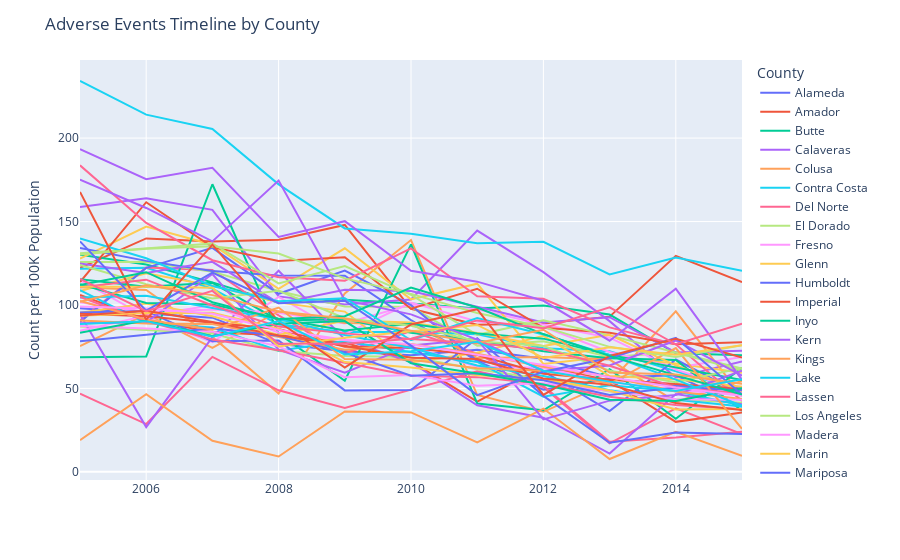

Notebook code for this chart:
### Code cell
main_data_time = main_data.groupby(['Year', 'County'])[['ObsRate']] \
          .sum() \
          .reset_index() \
          .sort_values(['County', 'Year'])

# Plotting.

fig = px.line(main_data_time, x='Year', y='ObsRate', color='County')

# Layout adjustments.

fig.update_layout(title='Adverse Events Timeline by County', xaxis_title='', 
                  yaxis_title = 'Count per 100K Population')

fig.for_each_trace(lambda t: t.update(name=t.name.replace("County=", "")))

fig.show()

### Figure 1 — Plotly figure (JSON) as saved in the notebook; plotly's stock layout.template omitted (floating-point values rounded to 4 significant figures)
{"data": [{"hovertemplate": "County=Alameda<br>Year=%{x}<br>ObsRate=%{y}<extra></extra>", "legendgroup": "Alameda", "line": {"color": "#636efa", "dash": "solid"}, "marker": {"symbol": "circle"}, "mode": "lines", "name": "Alameda", "orientation": "v", "showlegend": true, "type": "scatter", "x": [2005, 2006, 2007, 2008, 2009, 2010, 2011, 2012, 2013, 2014, 2015], "xaxis": "x", "y": [97.99, 94.95, 92.4, 76.73, 72.2, 69.92, 73.22, 67.72, 56.61, 57.89, 38.98], "yaxis": "y"}, {"hovertemplate": "County=Amador<br>Year=%{x}<br>ObsRate=%{y}<extra></extra>", "legendgroup": "Amador", "line": {"color": "#EF553B", "dash": "solid"}, "marker": {"symbol": "circle"}, "mode": "lines", "name": "Amador", "orientation": "v", "showlegend": true, "type": "scatter", "x": [2005, 2006, 2007, 2008, 2009, 2010, 2011, 2012, 2013, 2014, 2015], "xaxis": "x", "y": [122.2, 139.9, 138.0, 139.2, 147.9, 97.73, 88.17, 88.92, 93.02, 129.4, 113.7], "yaxis": "y"}, {"hovertemplate": "County=Butte<br>Year=%{x}<br>ObsRate=%{y}<extra></extra>", "legendgroup": "Butte", "line": {"color": "#00cc96", "dash": "solid"}, "marker": {"symbol": "circle"}, "mode": "lines", "name": "Butte", "orientation": "v", "showlegend": true, "type": "scatter", "x": [2005, 2006, 2007, 2008, 2009, 2010, 2011, 2012, 2013, 2014, 2015], "xaxis": "x", "y": [130.1, 124.3, 113.5, 101.3, 103.1, 100.8, 97.9, 99.67, 94.26, 71.04, 69.81], "yaxis": "y"}, {"hovertemplate": "County=Calaveras<br>Year=%{x}<br>ObsRate=%{y}<extra></extra>", "legendgroup": "Calaveras", "line": {"color": "#ab63fa", "dash": "solid"}, "marker": {"symbol": "circle"}, "mode": "lines", "name": "Calaveras", "orientation": "v", "showlegend": true, "type": "scatter", "x": [2005, 2006, 2007, 2008, 2009, 2010, 2011, 2012, 2013, 2014, 2015], "xaxis": "x", "y": [158.7, 163.9, 157.0, 105.2, 100.3, 103.3, 144.6, 119.7, 90.31, 56.56, 66.21], "yaxis": "y"}, {"hovertemplate": "County=Colusa<br>Year=%{x}<br>ObsRate=%{y}<extra></extra>", "legendgroup": "Colusa", "line": {"color": "#FFA15A", "dash": "solid"}, "marker": {"symbol": "circle"}, "mode": "lines", "name": "Colusa", "orientation": "v", "showlegend": true, "type": "scatter", "x": [2005, 2006, 2007, 2008, 2009, 2010, 2011, 2012, 2013, 2014, 2015], "xaxis": "x", "y": [110.7, 109.0, 80.88, 47.01, 107.0, 138.9, 46.04, 35.98, 53.65, 96.16, 45.25], "yaxis": "y"}, {"hovertemplate": "County=Contra Costa<br>Year=%{x}<br>ObsRate=%{y}<extra></extra>", "legendgroup": "Contra Costa", "line": {"color": "#19d3f3", "dash": "solid"}, "marker": {"symbol": "circle"}, "mode": "lines", "name": "Contra Costa", "orientation": "v", "showlegend": true, "type": "scatter", "x": [2005, 2006, 2007, 2008, 2009, 2010, 2011, 2012, 2013, 2014, 2015], "xaxis": "x", "y": [121.8, 122.2, 109.8, 88.32, 83.86, 83.88, 82.42, 74.12, 72.33, 60.32, 48.85], "yaxis": "y"}, {"hovertemplate": "County=Del Norte<br>Year=%{x}<br>ObsRate=%{y}<extra></extra>", "legendgroup": "Del Norte", "line": {"color": "#FF6692", "dash": "solid"}, "marker": {"symbol": "circle"}, "mode": "lines", "name": "Del Norte", "orientation": "v", "showlegend": true, "type": "scatter", "x": [2005, 2006, 2007, 2008, 2009, 2010, 2011, 2012, 2013, 2014, 2015], "xaxis": "x", "y": [90.63, 122.4, 121.0, 93.75, 71.04, 84.41, 70.77, 50.66, 17.08, 38.04, 22.66], "yaxis": "y"}, {"hovertemplate": "County=El Dorado<br>Year=%{x}<br>ObsRate=%{y}<extra></extra>", "legendgroup": "El Dorado", "line": {"color": "#B6E880", "dash": "solid"}, "marker": {"symbol": "circle"}, "mode": "lines", "name": "El Dorado", "orientation": "v", "showlegend": true, "type": "scatter", "x": [2005, 2006, 2007, 2008, 2009, 2010, 2011, 2012, 2013, 2014, 2015], "xaxis": "x", "y": [125.8, 125.7, 120.0, 108.3, 99.05, 98.88, 75.63, 78.29, 68.89, 71.61, 61.93], "yaxis": "y"}, {"hovertemplate": "County=Fresno<br>Year=%{x}<br>ObsRate=%{y}<extra></extra>", "legendgroup": "Fresno", "line": {"color": "#FF97FF", "dash": "solid"}, "marker": {"symbol": "circle"}, "mode": "lines", "name": "Fresno", "orientation": "v", "showlegend": true, "type": "scatter", "x": [2005, 2006, 2007, 2008, 2009, 2010, 2011, 2012, 2013, 2014, 2015], "xaxis": "x", "y": [101.6, 95.62, 97.22, 95.34, 88.92, 100.3, 97.47, 88.24, 80.4, 61.22, 48.64], "yaxis": "y"}, {"hovertemplate": "County=Glenn<br>Year=%{x}<br>ObsRate=%{y}<extra></extra>", "legendgroup": "Glenn", "line": {"color": "#FECB52", "dash": "solid"}, "marker": {"symbol": "circle"}, "mode": "lines", "name": "Glenn", "orientation": "v", "showlegend": true, "type": "scatter", "x": [2005, 2006, 2007, 2008, 2009, 2010, 2011, 2012, 2013, 2014, 2015], "xaxis": "x", "y": [127.9, 147, 136.1, 109.6, 134.0, 103.4, 112.8, 64.68, 69.12, 64.89, 59.36], "yaxis": "y"}, {"hovertemplate": "County=Humboldt<br>Year=%{x}<br>ObsRate=%{y}<extra></extra>", "legendgroup": "Humboldt", "line": {"color": "#636efa", "dash": "solid"}, "marker": {"symbol": "circle"}, "mode": "lines", "name": "Humboldt", "orientation": "v", "showlegend": true, "type": "scatter", "x": [2005, 2006, 2007, 2008, 2009, 2010, 2011, 2012, 2013, 2014, 2015], "xaxis": "x", "y": [134.2, 126.4, 120.4, 117.6, 117.6, 90.9, 66.35, 49.24, 55.81, 51.55, 50.55], "yaxis": "y"}, {"hovertemplate": "County=Imperial<br>Year=%{x}<br>ObsRate=%{y}<extra></extra>", "legendgroup": "Imperial", "line": {"color": "#EF553B", "dash": "solid"}, "marker": {"symbol": "circle"}, "mode": "lines", "name": "Imperial", "orientation": "v", "showlegend": true, "type": "scatter", "x": [2005, 2006, 2007, 2008, 2009, 2010, 2011, 2012, 2013, 2014, 2015], "xaxis": "x", "y": [106.0, 91.24, 83.66, 81.81, 77.32, 66.1, 42.06, 62.92, 54.8, 29.97, 35.59], "yaxis": "y"}, {"hovertemplate": "County=Inyo<br>Year=%{x}<br>ObsRate=%{y}<extra></extra>", "legendgroup": "Inyo", "line": {"color": "#00cc96", "dash": "solid"}, "marker": {"symbol": "circle"}, "mode": "lines", "name": "Inyo", "orientation": "v", "showlegend": true, "type": "scatter", "x": [2005, 2006, 2007, 2008, 2009, 2010, 2011, 2012, 2013, 2014, 2015], "xaxis": "x", "y": [68.73, 69.18, 172.3, 82.84, 54.6, 136.3, 40.98, 36.86, 61.53, 31.78, 62.43], "yaxis": "y"}, {"hovertemplate": "County=Kern<br>Year=%{x}<br>ObsRate=%{y}<extra></extra>", "legendgroup": "Kern", "line": {"color": "#ab63fa", "dash": "solid"}, "marker": {"symbol": "circle"}, "mode": "lines", "name": "Kern", "orientation": "v", "showlegend": true, "type": "scatter", "x": [2005, 2006, 2007, 2008, 2009, 2010, 2011, 2012, 2013, 2014, 2015], "xaxis": "x", "y": [124.8, 119.1, 125.9, 101.1, 109.2, 108.4, 98.89, 89.52, 92.65, 71.53, 72.53], "yaxis": "y"}, {"hovertemplate": "County=Kings<br>Year=%{x}<br>ObsRate=%{y}<extra></extra>", "legendgroup": "Kings", "line": {"color": "#FFA15A", "dash": "solid"}, "marker": {"symbol": "circle"}, "mode": "lines", "name": "Kings", "orientation": "v", "showlegend": true, "type": "scatter", "x": [2005, 2006, 2007, 2008, 2009, 2010, 2011, 2012, 2013, 2014, 2015], "xaxis": "x", "y": [75.42, 94.48, 74.34, 96.27, 89.16, 88.66, 68.28, 68.84, 67.26, 41.97, 54.44], "yaxis": "y"}, {"hovertemplate": "County=Lake<br>Year=%{x}<br>ObsRate=%{y}<extra></extra>", "legendgroup": "Lake", "line": {"color": "#19d3f3", "dash": "solid"}, "marker": {"symbol": "circle"}, "mode": "lines", "name": "Lake", "orientation": "v", "showlegend": true, "type": "scatter", "x": [2005, 2006, 2007, 2008, 2009, 2010, 2011, 2012, 2013, 2014, 2015], "xaxis": "x", "y": [234.2, 214.1, 205.5, 172.3, 145.9, 142.7, 137.0, 137.8, 118.3, 128.4, 120.5], "yaxis": "y"}, {"hovertemplate": "County=Lassen<br>Year=%{x}<br>ObsRate=%{y}<extra></extra>", "legendgroup": "Lassen", "line": {"color": "#FF6692", "dash": "solid"}, "marker": {"symbol": "circle"}, "mode": "lines", "name": "Lassen", "orientation": "v", "showlegend": true, "type": "scatter", "x": [2005, 2006, 2007, 2008, 2009, 2010, 2011, 2012, 2013, 2014, 2015], "xaxis": "x", "y": [46.89, 28.65, 68.89, 48.86, 38.32, 49.14, 60.32, 51.47, 18, 20.52, 24.1], "yaxis": "y"}, {"hovertemplate": "County=Los Angeles<br>Year=%{x}<br>ObsRate=%{y}<extra></extra>", "legendgroup": "Los Angeles", "line": {"color": "#B6E880", "dash": "solid"}, "marker": {"symbol": "circle"}, "mode": "lines", "name": "Los Angeles", "orientation": "v", "showlegend": true, "type": "scatter", "x": [2005, 2006, 2007, 2008, 2009, 2010, 2011, 2012, 2013, 2014, 2015], "xaxis": "x", "y": [87.12, 84.94, 82.89, 72.43, 69.46, 68.78, 61.52, 55.43, 48.2, 43.54, 41.47], "yaxis": "y"}, {"hovertemplate": "County=Madera<br>Year=%{x}<br>ObsRate=%{y}<extra></extra>", "legendgroup": "Madera", "line": {"color": "#FF97FF", "dash": "solid"}, "marker": {"symbol": "circle"}, "mode": "lines", "name": "Madera", "orientation": "v", "showlegend": true, "type": "scatter", "x": [2005, 2006, 2007, 2008, 2009, 2010, 2011, 2012, 2013, 2014, 2015], "xaxis": "x", "y": [114.9, 92.82, 77.71, 104.8, 82.5, 101.5, 90.08, 86.96, 71.79, 62.38, 68.79], "yaxis": "y"}, {"hovertemplate": "County=Marin<br>Year=%{x}<br>ObsRate=%{y}<extra></extra>", "legendgroup": "Marin", "line": {"color": "#FECB52", "dash": "solid"}, "marker": {"symbol": "circle"}, "mode": "lines", "name": "Marin", "orientation": "v", "showlegend": true, "type": "scatter", "x": [2005, 2006, 2007, 2008, 2009, 2010, 2011, 2012, 2013, 2014, 2015], "xaxis": "x", "y": [108.3, 119, 111.6, 101.6, 96.04, 65.49, 71.37, 81.48, 57.38, 55.55, 51.01], "yaxis": "y"}, {"hovertemplate": "County=Mariposa<br>Year=%{x}<br>ObsRate=%{y}<extra></extra>", "legendgroup": "Mariposa", "line": {"color": "#636efa", "dash": "solid"}, "marker": {"symbol": "circle"}, "mode": "lines", "name": "Mariposa", "orientation": "v", "showlegend": true, "type": "scatter", "x": [2005, 2006, 2007, 2008, 2009, 2010, 2011, 2012, 2013, 2014, 2015], "xaxis": "x", "y": [89.86, 122.2, 134.2, 106.7, 120.6, 99.89, 66.52, 60.38, 36.38, 67.33, 46.48], "yaxis": "y"}, {"hovertemplate": "County=Mendocino<br>Year=%{x}<br>ObsRate=%{y}<extra></extra>", "legendgroup": "Mendocino", "line": {"color": "#EF553B", "dash": "solid"}, "marker": {"symbol": "circle"}, "mode": "lines", "name": "Mendocino", "orientation": "v", "showlegend": true, "type": "scatter", "x": [2005, 2006, 2007, 2008, 2009, 2010, 2011, 2012, 2013, 2014, 2015], "xaxis": "x", "y": [113.7, 161.6, 134.7, 126.4, 128.6, 97.78, 109.8, 86.33, 83.35, 76.44, 77.64], "yaxis": "y"}, {"hovertemplate": "County=Merced<br>Year=%{x}<br>ObsRate=%{y}<extra></extra>", "legendgroup": "Merced", "line": {"color": "#00cc96", "dash": "solid"}, "marker": {"symbol": "circle"}, "mode": "lines", "name": "Merced", "orientation": "v", "showlegend": true, "type": "scatter", "x": [2005, 2006, 2007, 2008, 2009, 2010, 2011, 2012, 2013, 2014, 2015], "xaxis": "x", "y": [115.5, 110.9, 113.3, 90.73, 91.38, 83.32, 78.88, 72.31, 68.15, 67.07, 36.65], "yaxis": "y"}, {"hovertemplate": "County=Modoc<br>Year=%{x}<br>ObsRate=%{y}<extra></extra>", "legendgroup": "Modoc", "line": {"color": "#ab63fa", "dash": "solid"}, "marker": {"symbol": "circle"}, "mode": "lines", "name": "Modoc", "orientation": "v", "showlegend": true, "type": "scatter", "x": [2005, 2006, 2007, 2008, 2009, 2010, 2011, 2012, 2013, 2014, 2015], "xaxis": "x", "y": [94.5, 26.8, 80.76, 120.5, 79.32, 65.8, 39.91, 32.43, 10.94, 46.68, 40.45], "yaxis": "y"}, {"hovertemplate": "County=Mono<br>Year=%{x}<br>ObsRate=%{y}<extra></extra>", "legendgroup": "Mono", "line": {"color": "#FFA15A", "dash": "solid"}, "marker": {"symbol": "circle"}, "mode": "lines", "name": "Mono", "orientation": "v", "showlegend": true, "type": "scatter", "x": [2005, 2006, 2007, 2008, 2009, 2010, 2011, 2012, 2013, 2014, 2015], "xaxis": "x", "y": [19.02, 46.52, 18.66, 9.18, 36.18, 35.64, 17.7, 37.92, 7.7, 24, 9.57], "yaxis": "y"}, {"hovertemplate": "County=Monterey<br>Year=%{x}<br>ObsRate=%{y}<extra></extra>", "legendgroup": "Monterey", "line": {"color": "#19d3f3", "dash": "solid"}, "marker": {"symbol": "circle"}, "mode": "lines", "name": "Monterey", "orientation": "v", "showlegend": true, "type": "scatter", "x": [2005, 2006, 2007, 2008, 2009, 2010, 2011, 2012, 2013, 2014, 2015], "xaxis": "x", "y": [109.0, 89.14, 86.48, 72.6, 78.46, 71.64, 65.89, 45.03, 51.92, 48.37, 39.69], "yaxis": "y"}, {"hovertemplate": "County=Napa<br>Year=%{x}<br>ObsRate=%{y}<extra></extra>", "legendgroup": "Napa", "line": {"color": "#FF6692", "dash": "solid"}, "marker": {"symbol": "circle"}, "mode": "lines", "name": "Napa", "orientation": "v", "showlegend": true, "type": "scatter", "x": [2005, 2006, 2007, 2008, 2009, 2010, 2011, 2012, 2013, 2014, 2015], "xaxis": "x", "y": [183.7, 149.2, 126.8, 116.6, 114.5, 133.9, 105.2, 103.7, 86.57, 76.42, 42.49], "yaxis": "y"}, {"hovertemplate": "County=Nevada<br>Year=%{x}<br>ObsRate=%{y}<extra></extra>", "legendgroup": "Nevada", "line": {"color": "#B6E880", "dash": "solid"}, "marker": {"symbol": "circle"}, "mode": "lines", "name": "Nevada", "orientation": "v", "showlegend": true, "type": "scatter", "x": [2005, 2006, 2007, 2008, 2009, 2010, 2011, 2012, 2013, 2014, 2015], "xaxis": "x", "y": [131.0, 133.8, 136.9, 112.9, 123.3, 106.1, 82.1, 90.87, 81.79, 71.5, 60.54], "yaxis": "y"}, {"hovertemplate": "County=Orange<br>Year=%{x}<br>ObsRate=%{y}<extra></extra>", "legendgroup": "Orange", "line": {"color": "#FF97FF", "dash": "solid"}, "marker": {"symbol": "circle"}, "mode": "lines", "name": "Orange", "orientation": "v", "showlegend": true, "type": "scatter", "x": [2005, 2006, 2007, 2008, 2009, 2010, 2011, 2012, 2013, 2014, 2015], "xaxis": "x", "y": [84.56, 93.63, 99.82, 83.4, 78.83, 75.07, 62.99, 62.32, 53.9, 49.22, 45.71], "yaxis": "y"}, {"hovertemplate": "County=Placer<br>Year=%{x}<br>ObsRate=%{y}<extra></extra>", "legendgroup": "Placer", "line": {"color": "#FECB52", "dash": "solid"}, "marker": {"symbol": "circle"}, "mode": "lines", "name": "Placer", "orientation": "v", "showlegend": true, "type": "scatter", "x": [2005, 2006, 2007, 2008, 2009, 2010, 2011, 2012, 2013, 2014, 2015], "xaxis": "x", "y": [95.31, 100.9, 93.25, 82.04, 90.69, 89.55, 83.27, 75.4, 82.14, 63.85, 48.22], "yaxis": "y"}, {"hovertemplate": "County=Plumas<br>Year=%{x}<br>ObsRate=%{y}<extra></extra>", "legendgroup": "Plumas", "line": {"color": "#636efa", "dash": "solid"}, "marker": {"symbol": "circle"}, "mode": "lines", "name": "Plumas", "orientation": "v", "showlegend": true, "type": "scatter", "x": [2005, 2006, 2007, 2008, 2009, 2010, 2011, 2012, 2013, 2014, 2015], "xaxis": "x", "y": [95.46, 96.44, 78.31, 78.68, 48.82, 49.04, 80.05, 45.55, 17.4, 23.56, 22.68], "yaxis": "y"}, {"hovertemplate": "County=Riverside<br>Year=%{x}<br>ObsRate=%{y}<extra></extra>", "legendgroup": "Riverside", "line": {"color": "#EF553B", "dash": "solid"}, "marker": {"symbol": "circle"}, "mode": "lines", "name": "Riverside", "orientation": "v", "showlegend": true, "type": "scatter", "x": [2005, 2006, 2007, 2008, 2009, 2010, 2011, 2012, 2013, 2014, 2015], "xaxis": "x", "y": [94.69, 93.25, 89.33, 85.6, 74.98, 74.26, 69.96, 58.77, 55.14, 52.63, 49.45], "yaxis": "y"}, {"hovertemplate": "County=Sacramento<br>Year=%{x}<br>ObsRate=%{y}<extra></extra>", "legendgroup": "Sacramento", "line": {"color": "#00cc96", "dash": "solid"}, "marker": {"symbol": "circle"}, "mode": "lines", "name": "Sacramento", "orientation": "v", "showlegend": true, "type": "scatter", "x": [2005, 2006, 2007, 2008, 2009, 2010, 2011, 2012, 2013, 2014, 2015], "xaxis": "x", "y": [112.4, 101.1, 100.3, 91.72, 84.69, 88.7, 82.94, 79.82, 70.1, 62.56, 54.99], "yaxis": "y"}, {"hovertemplate": "County=San Benito<br>Year=%{x}<br>ObsRate=%{y}<extra></extra>", "legendgroup": "San Benito", "line": {"color": "#ab63fa", "dash": "solid"}, "marker": {"symbol": "circle"}, "mode": "lines", "name": "San Benito", "orientation": "v", "showlegend": true, "type": "scatter", "x": [2005, 2006, 2007, 2008, 2009, 2010, 2011, 2012, 2013, 2014, 2015], "xaxis": "x", "y": [88.98, 89.62, 118.5, 73.18, 59.48, 75.74, 79.47, 31.4, 42.66, 46.04, 60.57], "yaxis": "y"}, {"hovertemplate": "County=San Bernardino<br>Year=%{x}<br>ObsRate=%{y}<extra></extra>", "legendgroup": "San Bernardino", "line": {"color": "#FFA15A", "dash": "solid"}, "marker": {"symbol": "circle"}, "mode": "lines", "name": "San Bernardino", "orientation": "v", "showlegend": true, "type": "scatter", "x": [2005, 2006, 2007, 2008, 2009, 2010, 2011, 2012, 2013, 2014, 2015], "xaxis": "x", "y": [90.77, 88.83, 88.66, 81.05, 73.18, 76.56, 70.76, 63, 56.96, 48.2, 43.66], "yaxis": "y"}, {"hovertemplate": "County=San Diego<br>Year=%{x}<br>ObsRate=%{y}<extra></extra>", "legendgroup": "San Diego", "line": {"color": "#19d3f3", "dash": "solid"}, "marker": {"symbol": "circle"}, "mode": "lines", "name": "San Diego", "orientation": "v", "showlegend": true, "type": "scatter", "x": [2005, 2006, 2007, 2008, 2009, 2010, 2011, 2012, 2013, 2014, 2015], "xaxis": "x", "y": [104.5, 105.5, 98.13, 91.52, 81.97, 74.23, 63.72, 57.44, 48.91, 43.17, 39.18], "yaxis": "y"}, {"hovertemplate": "County=San Francisco<br>Year=%{x}<br>ObsRate=%{y}<extra></extra>", "legendgroup": "San Francisco", "line": {"color": "#FF6692", "dash": "solid"}, "marker": {"symbol": "circle"}, "mode": "lines", "name": "San Francisco", "orientation": "v", "showlegend": true, "type": "scatter", "x": [2005, 2006, 2007, 2008, 2009, 2010, 2011, 2012, 2013, 2014, 2015], "xaxis": "x", "y": [104.8, 90.42, 79.34, 72.88, 65.37, 57.56, 56.76, 52.69, 45.01, 40.05, 37.57], "yaxis": "y"}, {"hovertemplate": "County=San Joaquin<br>Year=%{x}<br>ObsRate=%{y}<extra></extra>", "legendgroup": "San Joaquin", "line": {"color": "#B6E880", "dash": "solid"}, "marker": {"symbol": "circle"}, "mode": "lines", "name": "San Joaquin", "orientation": "v", "showlegend": true, "type": "scatter", "x": [2005, 2006, 2007, 2008, 2009, 2010, 2011, 2012, 2013, 2014, 2015], "xaxis": "x", "y": [124.0, 112.4, 103.8, 108.5, 92.04, 87.53, 78.28, 75.49, 60.62, 53.7, 62.28], "yaxis": "y"}, {"hovertemplate": "County=San Luis Obispo<br>Year=%{x}<br>ObsRate=%{y}<extra></extra>", "legendgroup": "San Luis Obispo", "line": {"color": "#FF97FF", "dash": "solid"}, "marker": {"symbol": "circle"}, "mode": "lines", "name": "San Luis Obispo", "orientation": "v", "showlegend": true, "type": "scatter", "x": [2005, 2006, 2007, 2008, 2009, 2010, 2011, 2012, 2013, 2014, 2015], "xaxis": "x", "y": [87.39, 85.94, 84.02, 75.2, 56.71, 57.99, 51.63, 53.09, 48.37, 43.47, 43.2], "yaxis": "y"}, {"hovertemplate": "County=San Mateo<br>Year=%{x}<br>ObsRate=%{y}<extra></extra>", "legendgroup": "San Mateo", "line": {"color": "#FECB52", "dash": "solid"}, "marker": {"symbol": "circle"}, "mode": "lines", "name": "San Mateo", "orientation": "v", "showlegend": true, "type": "scatter", "x": [2005, 2006, 2007, 2008, 2009, 2010, 2011, 2012, 2013, 2014, 2015], "xaxis": "x", "y": [93.5, 95.21, 95.31, 85.71, 65.79, 62.49, 57.94, 55.7, 48.76, 37.39, 37.61], "yaxis": "y"}, {"hovertemplate": "County=Santa Barbara<br>Year=%{x}<br>ObsRate=%{y}<extra></extra>", "legendgroup": "Santa Barbara", "line": {"color": "#636efa", "dash": "solid"}, "marker": {"symbol": "circle"}, "mode": "lines", "name": "Santa Barbara", "orientation": "v", "showlegend": true, "type": "scatter", "x": [2005, 2006, 2007, 2008, 2009, 2010, 2011, 2012, 2013, 2014, 2015], "xaxis": "x", "y": [78.27, 81.96, 86.04, 81.53, 71.45, 57.57, 59.07, 54.93, 46.02, 50.55, 48.94], "yaxis": "y"}, {"hovertemplate": "County=Santa Clara<br>Year=%{x}<br>ObsRate=%{y}<extra></extra>", "legendgroup": "Santa Clara", "line": {"color": "#EF553B", "dash": "solid"}, "marker": {"symbol": "circle"}, "mode": "lines", "name": "Santa Clara", "orientation": "v", "showlegend": true, "type": "scatter", "x": [2005, 2006, 2007, 2008, 2009, 2010, 2011, 2012, 2013, 2014, 2015], "xaxis": "x", "y": [93.76, 96.47, 89.86, 81.7, 75.62, 68.36, 67.67, 56, 52.26, 41.22, 37.13], "yaxis": "y"}, {"hovertemplate": "County=Santa Cruz<br>Year=%{x}<br>ObsRate=%{y}<extra></extra>", "legendgroup": "Santa Cruz", "line": {"color": "#00cc96", "dash": "solid"}, "marker": {"symbol": "circle"}, "mode": "lines", "name": "Santa Cruz", "orientation": "v", "showlegend": true, "type": "scatter", "x": [2005, 2006, 2007, 2008, 2009, 2010, 2011, 2012, 2013, 2014, 2015], "xaxis": "x", "y": [83.36, 90.77, 81.31, 88.71, 90.35, 65.13, 58.89, 52.32, 43.28, 42.48, 50.14], "yaxis": "y"}, {"hovertemplate": "County=Shasta<br>Year=%{x}<br>ObsRate=%{y}<extra></extra>", "legendgroup": "Shasta", "line": {"color": "#ab63fa", "dash": "solid"}, "marker": {"symbol": "circle"}, "mode": "lines", "name": "Shasta", "orientation": "v", "showlegend": true, "type": "scatter", "x": [2005, 2006, 2007, 2008, 2009, 2010, 2011, 2012, 2013, 2014, 2015], "xaxis": "x", "y": [175.2, 158.1, 138.1, 174.5, 102.9, 94.36, 79.21, 60.42, 63.71, 78.73, 57.66], "yaxis": "y"}, {"hovertemplate": "County=Siskiyou<br>Year=%{x}<br>ObsRate=%{y}<extra></extra>", "legendgroup": "Siskiyou", "line": {"color": "#FFA15A", "dash": "solid"}, "marker": {"symbol": "circle"}, "mode": "lines", "name": "Siskiyou", "orientation": "v", "showlegend": true, "type": "scatter", "x": [2005, 2006, 2007, 2008, 2009, 2010, 2011, 2012, 2013, 2014, 2015], "xaxis": "x", "y": [102.4, 91.21, 85.24, 98.48, 67.58, 67.19, 62.04, 60.56, 52.77, 74.17, 25.81], "yaxis": "y"}, {"hovertemplate": "County=Solano<br>Year=%{x}<br>ObsRate=%{y}<extra></extra>", "legendgroup": "Solano", "line": {"color": "#19d3f3", "dash": "solid"}, "marker": {"symbol": "circle"}, "mode": "lines", "name": "Solano", "orientation": "v", "showlegend": true, "type": "scatter", "x": [2005, 2006, 2007, 2008, 2009, 2010, 2011, 2012, 2013, 2014, 2015], "xaxis": "x", "y": [139.9, 128.0, 111.4, 102.2, 104.0, 78.88, 92.19, 82.26, 69.98, 55.28, 39.55], "yaxis": "y"}, {"hovertemplate": "County=Sonoma<br>Year=%{x}<br>ObsRate=%{y}<extra></extra>", "legendgroup": "Sonoma", "line": {"color": "#FF6692", "dash": "solid"}, "marker": {"symbol": "circle"}, "mode": "lines", "name": "Sonoma", "orientation": "v", "showlegend": true, "type": "scatter", "x": [2005, 2006, 2007, 2008, 2009, 2010, 2011, 2012, 2013, 2014, 2015], "xaxis": "x", "y": [110.6, 115.2, 99.68, 87.04, 82.98, 79.67, 77.01, 73.51, 63.57, 50.58, 47.01], "yaxis": "y"}, {"hovertemplate": "County=Stanislaus<br>Year=%{x}<br>ObsRate=%{y}<extra></extra>", "legendgroup": "Stanislaus", "line": {"color": "#B6E880", "dash": "solid"}, "marker": {"symbol": "circle"}, "mode": "lines", "name": "Stanislaus", "orientation": "v", "showlegend": true, "type": "scatter", "x": [2005, 2006, 2007, 2008, 2009, 2010, 2011, 2012, 2013, 2014, 2015], "xaxis": "x", "y": [130.3, 133.8, 135.2, 130.8, 116.0, 106.7, 95.21, 86.86, 74.9, 68.88, 75.89], "yaxis": "y"}, {"hovertemplate": "County=Statewide<br>Year=%{x}<br>ObsRate=%{y}<extra></extra>", "legendgroup": "Statewide", "line": {"color": "#FF97FF", "dash": "solid"}, "marker": {"symbol": "circle"}, "mode": "lines", "name": "Statewide", "orientation": "v", "showlegend": true, "type": "scatter", "x": [2005, 2006, 2007, 2008, 2009, 2010, 2011, 2012, 2013, 2014, 2015], "xaxis": "x", "y": [99.15, 97.9, 94.7, 85, 79.15, 76.42, 70.12, 64.06, 56.66, 50.51, 45.77], "yaxis": "y"}, {"hovertemplate": "County=Sutter<br>Year=%{x}<br>ObsRate=%{y}<extra></extra>", "legendgroup": "Sutter", "line": {"color": "#FECB52", "dash": "solid"}, "marker": {"symbol": "circle"}, "mode": "lines", "name": "Sutter", "orientation": "v", "showlegend": true, "type": "scatter", "x": [2005, 2006, 2007, 2008, 2009, 2010, 2011, 2012, 2013, 2014, 2015], "xaxis": "x", "y": [110.9, 111.0, 110.3, 75.13, 80.42, 84.3, 88.03, 68.3, 74.7, 70.14, 75.84], "yaxis": "y"}, {"hovertemplate": "County=Tehama<br>Year=%{x}<br>ObsRate=%{y}<extra></extra>", "legendgroup": "Tehama", "line": {"color": "#636efa", "dash": "solid"}, "marker": {"symbol": "circle"}, "mode": "lines", "name": "Tehama", "orientation": "v", "showlegend": true, "type": "scatter", "x": [2005, 2006, 2007, 2008, 2009, 2010, 2011, 2012, 2013, 2014, 2015], "xaxis": "x", "y": [138.1, 96.55, 119.3, 101.0, 102.5, 75.63, 45.96, 60.04, 68.17, 80.32, 46.37], "yaxis": "y"}, {"hovertemplate": "County=Trinity<br>Year=%{x}<br>ObsRate=%{y}<extra></extra>", "legendgroup": "Trinity", "line": {"color": "#EF553B", "dash": "solid"}, "marker": {"symbol": "circle"}, "mode": "lines", "name": "Trinity", "orientation": "v", "showlegend": true, "type": "scatter", "x": [2005, 2006, 2007, 2008, 2009, 2010, 2011, 2012, 2013, 2014, 2015], "xaxis": "x", "y": [167.8, 91.2, 136.2, 90.13, 62.44, 88.32, 97.48, 46.12, 69.48, 79.74, 68.51], "yaxis": "y"}, {"hovertemplate": "County=Tulare<br>Year=%{x}<br>ObsRate=%{y}<extra></extra>", "legendgroup": "Tulare", "line": {"color": "#00cc96", "dash": "solid"}, "marker": {"symbol": "circle"}, "mode": "lines", "name": "Tulare", "orientation": "v", "showlegend": true, "type": "scatter", "x": [2005, 2006, 2007, 2008, 2009, 2010, 2011, 2012, 2013, 2014, 2015], "xaxis": "x", "y": [111.9, 119.6, 101.7, 91.57, 93.28, 110.4, 98.51, 82.57, 69.52, 57.84, 46.36], "yaxis": "y"}, {"hovertemplate": "County=Tuolumne<br>Year=%{x}<br>ObsRate=%{y}<extra></extra>", "legendgroup": "Tuolumne", "line": {"color": "#ab63fa", "dash": "solid"}, "marker": {"symbol": "circle"}, "mode": "lines", "name": "Tuolumne", "orientation": "v", "showlegend": true, "type": "scatter", "x": [2005, 2006, 2007, 2008, 2009, 2010, 2011, 2012, 2013, 2014, 2015], "xaxis": "x", "y": [193.3, 175.4, 182.2, 140.8, 150.2, 120.6, 114.0, 102.5, 78.58, 109.7, 55.15], "yaxis": "y"}, {"hovertemplate": "County=Ventura<br>Year=%{x}<br>ObsRate=%{y}<extra></extra>", "legendgroup": "Ventura", "line": {"color": "#FFA15A", "dash": "solid"}, "marker": {"symbol": "circle"}, "mode": "lines", "name": "Ventura", "orientation": "v", "showlegend": true, "type": "scatter", "x": [2005, 2006, 2007, 2008, 2009, 2010, 2011, 2012, 2013, 2014, 2015], "xaxis": "x", "y": [102.0, 111.8, 105.9, 96.15, 91.94, 84.43, 77.21, 85.17, 59.48, 58.32, 52.78], "yaxis": "y"}, {"hovertemplate": "County=Yolo<br>Year=%{x}<br>ObsRate=%{y}<extra></extra>", "legendgroup": "Yolo", "line": {"color": "#19d3f3", "dash": "solid"}, "marker": {"symbol": "circle"}, "mode": "lines", "name": "Yolo", "orientation": "v", "showlegend": true, "type": "scatter", "x": [2005, 2006, 2007, 2008, 2009, 2010, 2011, 2012, 2013, 2014, 2015], "xaxis": "x", "y": [88.67, 90.31, 81, 90.4, 70.39, 72.34, 77.98, 60.62, 54.07, 48.49, 55.48], "yaxis": "y"}, {"hovertemplate": "County=Yuba<br>Year=%{x}<br>ObsRate=%{y}<extra></extra>", "legendgroup": "Yuba", "line": {"color": "#FF6692", "dash": "solid"}, "marker": {"symbol": "circle"}, "mode": "lines", "name": "Yuba", "orientation": "v", "showlegend": true, "type": "scatter", "x": [2005, 2006, 2007, 2008, 2009, 2010, 2011, 2012, 2013, 2014, 2015], "xaxis": "x", "y": [115.7, 96.25, 108.4, 76.95, 76.81, 79.78, 90.75, 86.03, 98.55, 76.44, 88.85], "yaxis": "y"}], "layout": {"autosize": true, "legend": {"title": {"text": "County"}, "tracegroupgap": 0}, "margin": {"t": 60}, "title": {"text": "Adverse Events Timeline by County"}, "xaxis": {"anchor": "y", "autorange": true, "domain": [0, 1], "range": [2005, 2015], "title": {"text": ""}, "type": "linear"}, "yaxis": {"anchor": "x", "autorange": true, "domain": [0, 1], "range": [-4.884, 246.8], "title": {"text": "Count per 100K Population"}, "type": "linear"}}}
